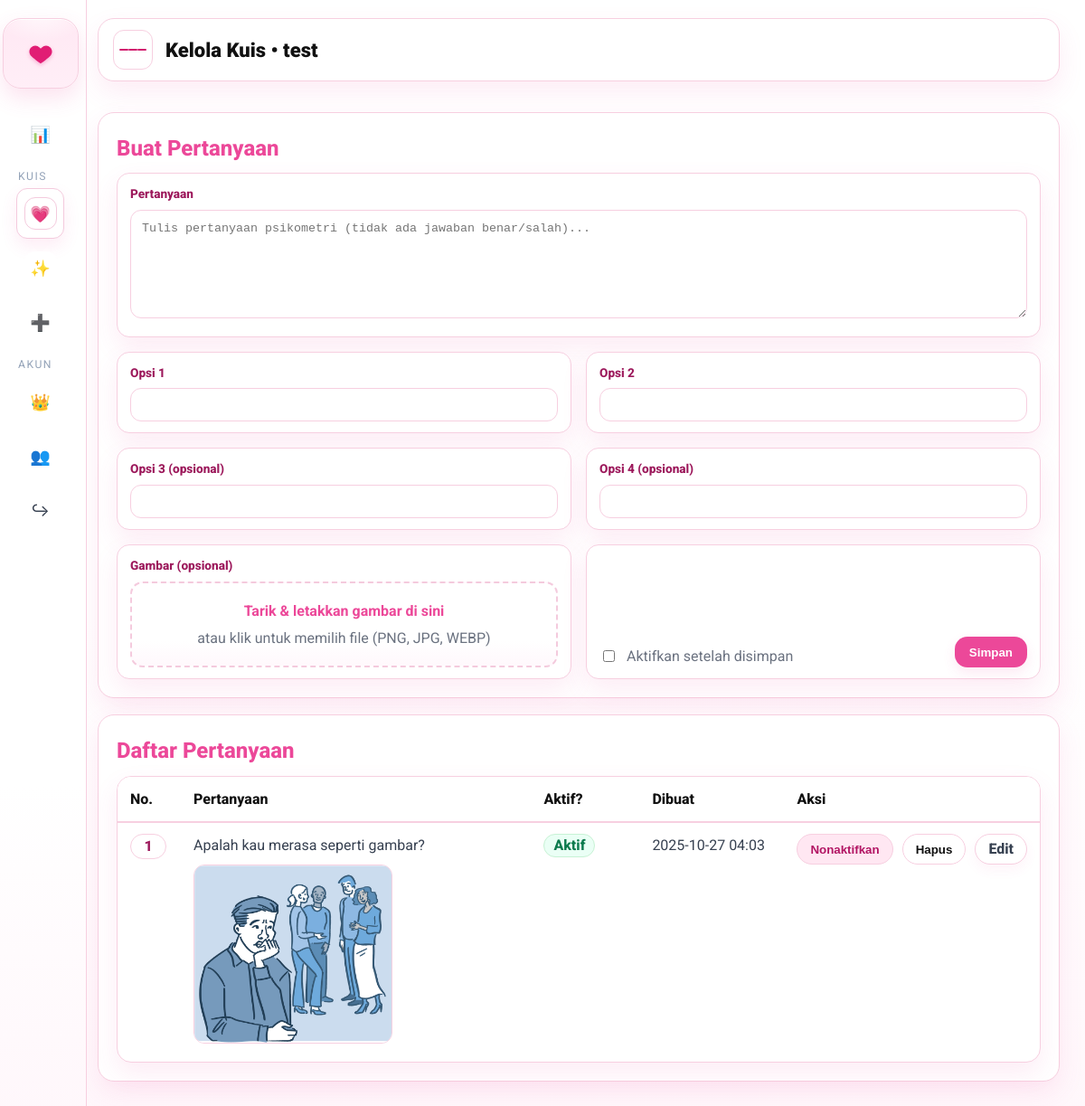
The page /admin/quiz_manage.php?cat=self_tes (signed in) on the database its author committed.
### tables this page shows
CREATE TABLE `quiz_list` (
  `id` int(11) NOT NULL,
  `slug` varchar(64) NOT NULL,
  `name` varchar(100) NOT NULL,
  `description` varchar(255) DEFAULT NULL,
  `icon` varchar(16) DEFAULT '?',
  `is_active` tinyint(1) DEFAULT 1,
  `sort_order` int(11) DEFAULT 0,
  `created_at` timestamp NOT NULL DEFAULT current_timestamp()
);

CREATE TABLE `quiz_questions` (
  `id` int(11) NOT NULL,
  `question_text` text NOT NULL,
  `image_path` varchar(255) DEFAULT NULL,
  `is_active` tinyint(1) NOT NULL DEFAULT 0,
  `created_at` timestamp NOT NULL DEFAULT current_timestamp(),
  `category` varchar(64) NOT NULL
);

### admin/_init.php (called while the page is built, shortened)
<?php
if (!function_exists('h')) {
  function h($s)
  {
    return htmlspecialchars((string) $s, ENT_QUOTES, 'UTF-8');
  }
}

### admin/quiz_manage.php (the view, shortened to what this page needs)
<?php
require_once __DIR__ . '/_init.php';
$slug = trim($_GET['cat'] ?? '');
$st = $mysqli->prepare("SELECT id,name,slug,icon FROM quiz_list WHERE slug=? LIMIT 1");
$st->bind_param('s', $slug);
$st->execute();
$quiz = $st->get_result()->fetch_assoc();
$CATEGORY = $quiz['slug'];
$PAGE_HEADING = 'Kelola Kuis • ' . $quiz['name'];
$active = $CATEGORY;
$res = $mysqli->prepare("
  SELECT id, question_text, image_path, is_active,
         DATE_FORMAT(created_at,'%Y-%m-%d %H:%i') AS created_at
  FROM quiz_questions
  WHERE category=?
  ORDER BY id DESC
");
$res->bind_param('s', $CATEGORY);
$res->execute();
$items = $res->get_result()->fetch_all(MYSQLI_ASSOC);
include __DIR__ . '/_head.php';
?>
<section class="card">
    <h2 class="card-title">Buat Pertanyaan</h2>
    <form method="post" enctype="multipart/form-data" id="qform">
        <div class="field" style="margin-bottom:16px">
            <div class="label">Pertanyaan</div>
            <textarea name="question_text" class="inp"
                placeholder="Tulis pertanyaan psikometri (tidak ada jawaban benar/salah)..." required></textarea>
        </div>
        <div class="form-grid">
            <div class="field">
                <div class="label">Opsi 1</div>
                <input class="inp" name="option_1" required>
            </div>
            <div class="field">
                <div class="label">Opsi 2</div>
                <input class="inp" name="option_2" required>
            </div>
            <div class="field">
                <div class="label">Opsi 3 (opsional)</div>
                <input class="inp" name="option_3">
            </div>
            <div class="field">
                <div class="label">Opsi 4 (opsional)</div>
                <input class="inp" name="option_4">
            </div>
        </div>
        <div class="form-grid" style="margin-top:16px">
            <div class="field">
                <div class="label">Gambar (opsional)</div>
                <div id="dz" class="dropzone">
                    <div>
                        <div style="font-weight:700;color:#ec4899">Tarik & letakkan gambar di sini</div>
                        <div class="muted" style="margin-top:4px">atau klik untuk memilih file (PNG, JPG, WEBP)</div>
                    </div>
                </div>
            </div>
            <div class="field" style="display:flex;align-items:flex-end;gap:10px">
                <label style="display:flex;align-items:center;gap:10px">
                    <input type="checkbox" name="make_active" value="1">
                    <span class="muted">Aktifkan setelah disimpan</span>
                </label>
                <div style="margin-left:auto">
                    <button class="btn" type="submit">Simpan</button>
                </div>
            </div>
        </div>
    </form>
</section>
<section class="card" style="margin-top:18px">
    <h2 class="card-title">Daftar Pertanyaan</h2>
    <table class="table pretty aesthetic">
        <thead>
            <tr>
                <th style="width:70px">No.</th>
                <th>Pertanyaan</th>
                <th style="width:120px">Aktif?</th>
                <th style="width:160px">Dibuat</th>
                <th style="width:280px">Aksi</th>
            </tr>
        </thead>
        <tbody>
            <?php $no = 1;
            foreach ($items as $it): ?>
                <tr>
                    <td><span class="badge-id"><?= $no++ ?></span></td>
                    <td>
                        <div class="qtext"><?= nl2br(h($it['question_text'])) ?></div>
                        <?php if ($it['image_path']): ?>
                            <div class="muted small" style="margin-top:8px">
                                <img src="../<?= h($it['image_path']) ?>" alt=""
                                    style="max-width:220px;border-radius:12px;border:1px solid var(--bd)">
                            </div>
                        <?php endif; ?>
                    </td>
                    <td><?= $it['is_active'] ? '<span class="tag active">Aktif</span>' : '<span class="tag">Nonaktif</span>' ?>
                    </td>
                    <td><?= h($it['created_at']) ?></td>
                    <td class="actions">
                        <div class="row-actions">
                            <form method="post" class="toggle-wrap" style="display:inline">
                                <button class="pill"><?= $it['is_active'] ? 'Nonaktifkan' : 'Aktifkan' ?></button>
                            </form>
                            <form method="post" class="del-wrap" style="display:inline"
                                onsubmit="return confirm('Hapus pertanyaan ini?')">
                                <button class="pill ghost">Hapus</button>
                            </form>
                            <details class="edit">
                                <summary>Edit</summary>
                            </details>
                        </div>
                    </td>
                </tr>
            <?php endforeach; ?>
        </tbody>
    </table>
</section>
<?php include __DIR__ . '/_foot.php'; ?>

### admin/_head.php (shortened to what this page needs)
<?php
require_once __DIR__ . '/_init.php';
?>
<!doctype html>
<html lang="id">
<head>
</head>
<body class="sb-collapsed">
    <div class="layout">
        <?php include __DIR__ . '/_sidebar.php'; ?>
        <div class="content">
            <div class="inner">
                <div class="topbar">
                    <button class="hamb" aria-label="Menu" onclick="
          if (window.matchMedia('(max-width: 900px)').matches) { __EC_SB__.openDrawer(); }
          else { __EC_SB__.toggleCollapse(); }
        ">
                        <span></span><span></span><span></span>
                    </button>
                    <h2><?= h($PAGE_HEADING) ?></h2>
                </div>

### admin/_sidebar.php (shortened to what this page needs)
<?php
$__quizzes = [];
$q = $mysqli->query("SELECT slug,name,icon FROM quiz_list WHERE is_active=1 ORDER BY sort_order ASC, id ASC");
if ($q)
  $__quizzes = $q->fetch_all(MYSQLI_ASSOC);
?>
<aside class="sidebar">
  <div class="brand">
    <div class="logo-heart" aria-hidden="true">
      <svg viewBox="0 0 24 24">
        <path
          d="M12 21s-5.052-3.33-8.097-6.375C1.52 12.242 1.29 8.93 3.514 6.706a5.25 5.25 0 0 1 7.424 0L12 7.768l1.062-1.062a5.25 5.25 0 0 1 7.424 0c2.224 2.224 1.994 5.536-.389 7.919C17.052 17.67 12 21 12 21z" />
      </svg>
    </div>
  </div>
  <nav>
    <a href="dashboard.php" class="<?= ($active === 'dashboard' ? 'active' : '') ?>">
      <span class="ico">📊</span><span class="_text">Dashboard</span>
    </a>
    <div class="menu-head">KUIS</div>
    <?php foreach ($__quizzes as $k): ?>
      <a href="quiz_manage.php?cat=<?= urlencode($k['slug']) ?>" class="<?= ($active === $k['slug'] ? 'active' : '') ?>">
        <span class="ico"><?= h($k['icon'] ?: '✨') ?></span><span class="_text"><?= h($k['name']) ?></span>
      </a>
    <?php endforeach; ?>
    <a href="quizzes.php" class="<?= ($active === 'quizzes' ? 'active' : '') ?>">
      <span class="ico">➕</span><span class="_text">Kelola Kuis</span>
    </a>
    <div class="menu-head">AKUN</div>
    <a href="admins.php" class="<?= ($active === 'admins' ? 'active' : '') ?>"><span class="ico">👑</span></a>
    <a href="users.php" class="<?= ($active === 'users' ? 'active' : '') ?>"><span class="ico">👥</span></a>
    <a href="../home.php"><span class="ico">↪</span><span class="_text">Kembali ke Home</span></a>
  </nav>
</aside>

### admin/quiz_manage.php (style rules this page uses)
.form-grid { display: grid; grid-template-columns: 1fr 1fr; gap: 16px }
.field { background: #fff; border: 1px solid var(--bd); border-radius: 14px; padding: 12px 14px; box-shadow: var(--shadow) }
.field .label { font-size: .9rem; font-weight: 700; color: #9c185b; margin-bottom: 6px }
.inp, textarea.inp { width: 100%; border: 1px solid var(--bd); border-radius: 12px; padding: 10px 12px; background: #fff }
textarea.inp { resize: vertical; min-height: 92px; line-height: 1.5 }
.dropzone { display: flex; align-items: center; justify-content: center; text-align: center; border: 2px dashed #f4cadd; background: linear-gradient(180deg, #fff, #fff 70%, #fff8fc); border-radius: 14px; padding: 18px; color: #6b7280; transition: .12s ease }
.table.pretty { width: 100%; border-collapse: separate; border-spacing: 0; overflow: hidden }
.table.pretty thead th { position: sticky; top: 0; background: #fff; border-bottom: 2px solid var(--bd); font-weight: 800 }
.table.pretty th, .table.pretty td { padding: 12px 14px; border-bottom: 1px solid var(--bd); vertical-align: top }
.pill { display: inline-block; padding: 6px 12px; border-radius: 999px; background: #ffe7f2; border: 1px solid #ffcfe4; font-weight: 800 }
.pill.ghost { background: #fff; border: 1px solid var(--bd); color: #111 }
.table .actions { white-space: nowrap; }
.table .actions .row-actions { display: flex; align-items: center; gap: 10px; flex-wrap: nowrap; }
.pill { display: inline-flex; align-items: center; justify-content: center; height: 34px; padding: 0 14px; border-radius: 999px; font-weight: 800; border: 1px solid var(--bd); background: #ffe7f2; }
.edit { display: block }
.edit>summary { list-style: none; cursor: pointer; display: inline-flex; align-items: center; gap: 8px; padding: 8px 14px; border-radius: 999px; border: 1px solid var(--bd); background: #fff; font-weight: 800; box-shadow: 0 6px 14px rgba(236, 72, 153, .06); }
.field { background: #fff; border: 1px solid var(--bd); border-radius: 14px; padding: 12px }
.field .label { font-size: .85rem; font-weight: 800; color: #9c185b; margin: 0 0 6px }
textarea.inp { min-height: 120px; resize: vertical; line-height: 1.5 }
.table .row-actions { display: flex; gap: 10px; align-items: center; }
details.edit>summary { list-style: none; cursor: pointer; display: inline-flex; align-items: center; justify-content: center; height: 34px; padding: 0 14px; border-radius: 999px; border: 1px solid var(--bd); background: #fff; font-weight: 800; box-shadow: 0 6px 14px rgba(236, 72, 153, .06); }

### rows shown on the page
quiz_list: icon "💗", name "Kelola Kuis • test"
quiz_list: icon "✨"
quiz_questions: question_text "Apalah kau merasa seperti gambar?", image_path (picture), is_active "Aktif", created_at "2025-10-27 04:03"
